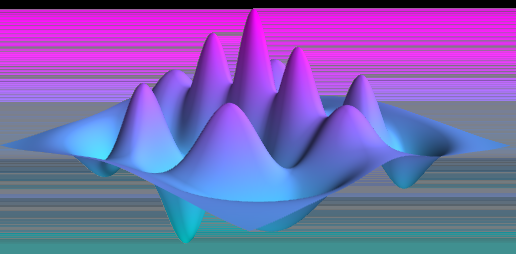
#> input picture Python/homework/image/test2.png, 516 x 254 px, found by its file name
$ python flip.py
#> lines starting #> are read from the running program, lines starting #| are printed output that depends on the picture
# cv2_rotate.py

import cv2
import numpy as np

img = cv2.imread("homework/image/test2.png")
#> img is the input picture: shape (254, 516, 3); mean B, G, R 179.7, 99.7, 123.9
print("初始: {img.shape}")
img = cv2.flip(img, 0)
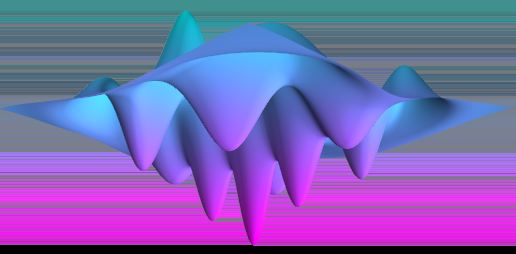
#> img: shape (254, 516, 3); mean B, G, R 179.7, 99.7, 123.9
print("更改: {img.shape}")
cv2.imwrite("homework/image/rotate_logo.png", img)
